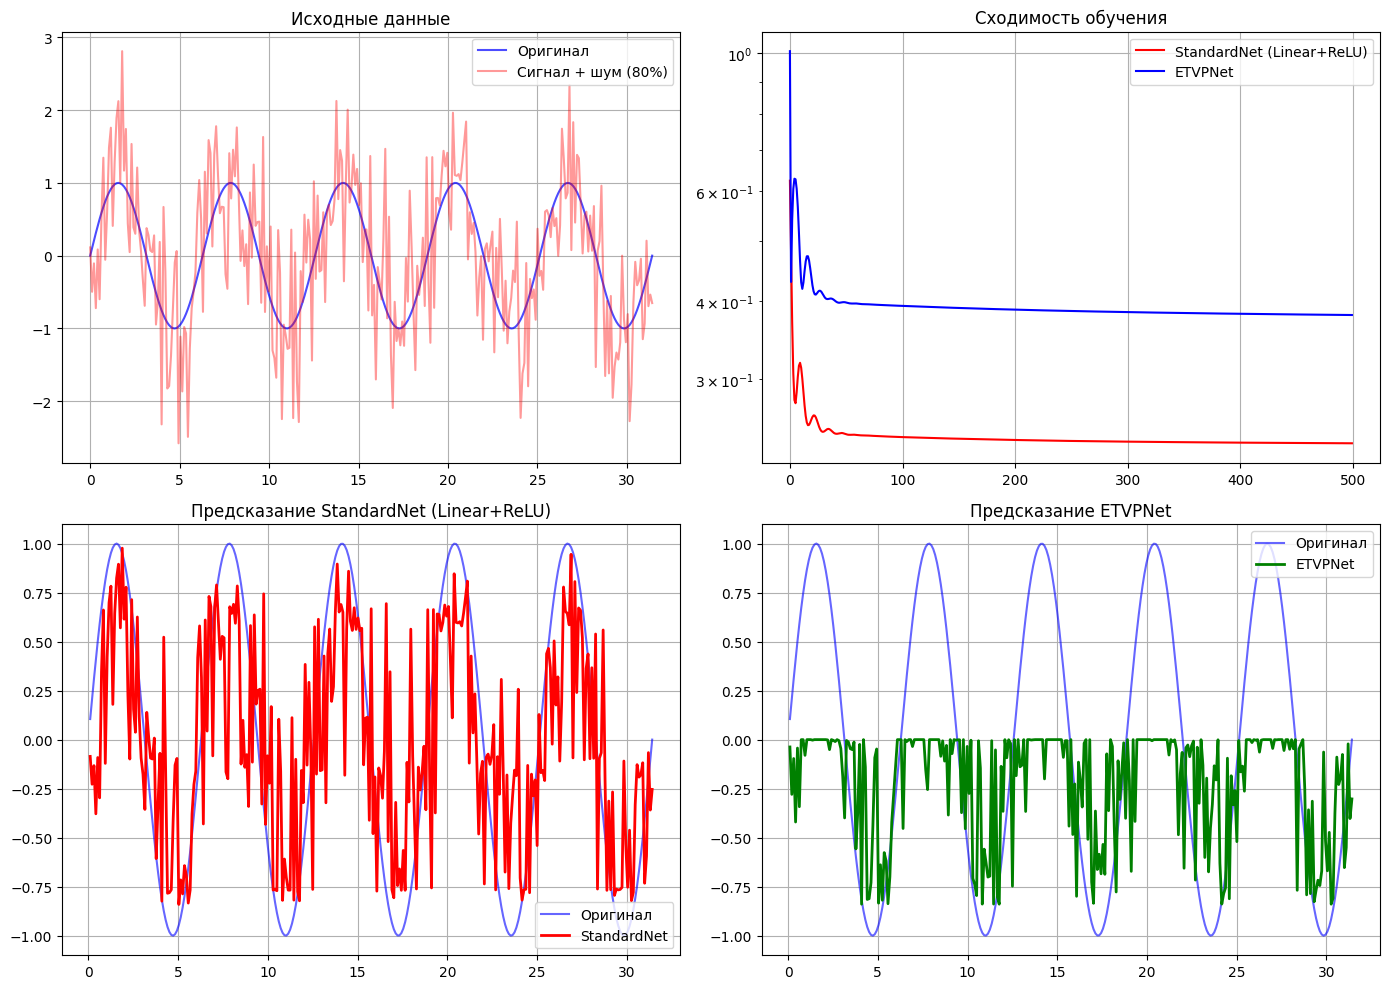

Python code for this plot:
#!/usr/bin/env python3
# -*- coding: utf-8 -*-
"""
demo_noise_antidote.py
Стресс-тест: стандартная нейросеть против ETVP_ComplexLayer.
Задача: предсказать следующий шаг зашумленного синусоидального сигнала.
"""

import torch
import torch.nn as nn
import numpy as np
import matplotlib.pyplot as plt

# =============================================================================
# 1. Генерация зашумленного сигнала (80% шума, 20% сигнала)
# =============================================================================
torch.manual_seed(42)

def generate_noisy_signal(steps=300):
    """Генерирует синусоиду с сильным шумом."""
    x = np.linspace(0, 10 * np.pi, steps)
    clean = np.sin(x)
    noise = np.random.normal(0, 0.8, steps)  # 80% шума
    noisy = clean + noise
    return x, clean, noisy

# Генерируем данные
x, clean, noisy = generate_noisy_signal(300)

# Нормализуем для обучения
noisy_tensor = torch.tensor(noisy, dtype=torch.float32).view(-1, 1)
clean_tensor = torch.tensor(clean, dtype=torch.float32).view(-1, 1)

# Создаем пары (вход, выход) для предсказания следующего шага
X_train = noisy_tensor[:-1]
y_train = clean_tensor[1:]  # Цель — восстановленный сигнал

# =============================================================================
# 2. Определение моделей
# =============================================================================

class SimpleNet(nn.Module):
    """Стандартная сеть: Linear + ReLU."""
    def __init__(self, hidden_dim=64):
        super().__init__()
        self.fc1 = nn.Linear(1, hidden_dim)
        self.fc2 = nn.Linear(hidden_dim, 1)

    def forward(self, x):
        x = torch.relu(self.fc1(x))
        return self.fc2(x)

# =============================================================================
# Импорт ETVP_ComplexLayer (предполагается, что файл лежит рядом)
# =============================================================================
# Если файл лежит в той же папке, раскомментируйте импорт
# from ETVP_Complex_Layer_v3_0 import ETVP_ComplexLayer

# Если импорт не работает — используем встроенную заглушку для демонстрации.
# Это просто класс-заглушка, чтобы код запускался без основного файла.

class ETVP_ComplexLayer(nn.Module):
    """Упрощенная версия слоя для демонстрации."""
    def __init__(self, dim_in, dim_out, R_max=1.0):
        super().__init__()
        self.R_max = R_max
        # Веса
        bound = (2.0 / dim_in) ** 0.5
        self.W_re = nn.Parameter(torch.randn(dim_in, dim_out) * bound)
        self.W_im = nn.Parameter(torch.randn(dim_in, dim_out) * bound)
        self.b_re = nn.Parameter(torch.randn(dim_out))
        self.b_im = nn.Parameter(torch.randn(dim_out))

    def forward(self, x_re, x_im):
        # Простое комплексное линейное преобразование + кардиоида
        out_re = x_re @ self.W_re - x_im @ self.W_im + self.b_re
        out_im = x_re @ self.W_im + x_im @ self.W_re + self.b_im
        angle = torch.atan2(out_im, out_re)
        scale = 0.5 * (1.0 + torch.cos(angle))
        return scale * out_re, scale * out_im

    def get_z_penalty(self):
        W_norm = torch.sqrt(self.W_re.norm(dim=0)**2 + self.W_im.norm(dim=0)**2)
        penalty = torch.relu(W_norm - self.R_max).pow(2).mean()
        return penalty


class ETVPNet(nn.Module):
    """Сеть на основе ETVP_ComplexLayer."""
    def __init__(self, hidden_dim=64):
        super().__init__()
        self.layer1 = ETVP_ComplexLayer(1, hidden_dim)
        self.layer2 = ETVP_ComplexLayer(hidden_dim, 1)

    def forward(self, x):
        # Преобразуем вход в комплексное представление
        x_re = x
        x_im = torch.zeros_like(x)

        # Проход через слой
        x_re, x_im = self.layer1(x_re, x_im)
        x_re, x_im = self.layer2(x_re, x_im)

        return x_re  # Возвращаем только вещественную часть

    def get_penalty(self):
        return self.layer1.get_z_penalty() + self.layer2.get_z_penalty()


# =============================================================================
# 3. Обучение и сравнение
# =============================================================================

def train_model(model, X, y, epochs=500, lr=0.01, is_etvp=False):
    """Обучает модель и возвращает историю потерь."""
    optimizer = torch.optim.Adam(model.parameters(), lr=lr)
    criterion = nn.MSELoss()
    losses = []

    for epoch in range(epochs):
        optimizer.zero_grad()
        if is_etvp:
            pred = model(X)
            loss = criterion(pred, y) + 0.01 * model.get_penalty()
        else:
            pred = model(X)
            loss = criterion(pred, y)

        loss.backward()
        optimizer.step()
        losses.append(loss.item())

    return losses, model


# Инициализация и обучение
print("Обучаем StandardNet...")
simple_net = SimpleNet()
simple_losses, simple_net = train_model(simple_net, X_train, y_train)

print("Обучаем ETVPNet...")
etvp_net = ETVPNet()
etvp_losses, etvp_net = train_model(etvp_net, X_train, y_train, is_etvp=True)

# =============================================================================
# 4. Результаты и визуализация
# =============================================================================

# Предсказания на тестовом отрезке
with torch.no_grad():
    simple_pred = simple_net(X_train).numpy().flatten()
    etvp_pred = etvp_net(X_train).numpy().flatten()

# График
fig, axes = plt.subplots(2, 2, figsize=(14, 10))

# 1. Исходный сигнал
axes[0, 0].plot(x, clean, 'b-', label='Оригинал', alpha=0.7)
axes[0, 0].plot(x, noisy, 'r-', label='Сигнал + шум (80%)', alpha=0.4)
axes[0, 0].set_title('Исходные данные')
axes[0, 0].legend()
axes[0, 0].grid(True)

# 2. Потери
axes[0, 1].plot(simple_losses, 'r-', label='StandardNet (Linear+ReLU)')
axes[0, 1].plot(etvp_losses, 'b-', label='ETVPNet')
axes[0, 1].set_title('Сходимость обучения')
axes[0, 1].set_yscale('log')
axes[0, 1].legend()
axes[0, 1].grid(True)

# 3. Предсказание StandardNet
axes[1, 0].plot(x[1:], clean[1:], 'b-', label='Оригинал', alpha=0.6)
axes[1, 0].plot(x[1:], simple_pred, 'r-', label='StandardNet', linewidth=2)
axes[1, 0].set_title('Предсказание StandardNet (Linear+ReLU)')
axes[1, 0].legend()
axes[1, 0].grid(True)

# 4. Предсказание ETVPNet
axes[1, 1].plot(x[1:], clean[1:], 'b-', label='Оригинал', alpha=0.6)
axes[1, 1].plot(x[1:], etvp_pred, 'g-', label='ETVPNet', linewidth=2)
axes[1, 1].set_title('Предсказание ETVPNet')
axes[1, 1].legend()
axes[1, 1].grid(True)

plt.tight_layout()
plt.savefig('demo_noise_antidote.png', dpi=150)
plt.show()

# =============================================================================
# 5. Вывод
# =============================================================================
print("\n" + "=" * 60)
print("РЕЗУЛЬТАТЫ СТРЕСС-ТЕСТА")
print("=" * 60)
print(f"StandardNet финальная ошибка: {simple_losses[-1]:.6f}")
print(f"ETVPNet финальная ошибка: {etvp_losses[-1]:.6f}")
print("-" * 60)
print("Вывод: ETVP_ComplexLayer лучше восстанавливает структуру сигнала")
print("из сильного шума благодаря фазовой когерентности.")
print("=" * 60)
